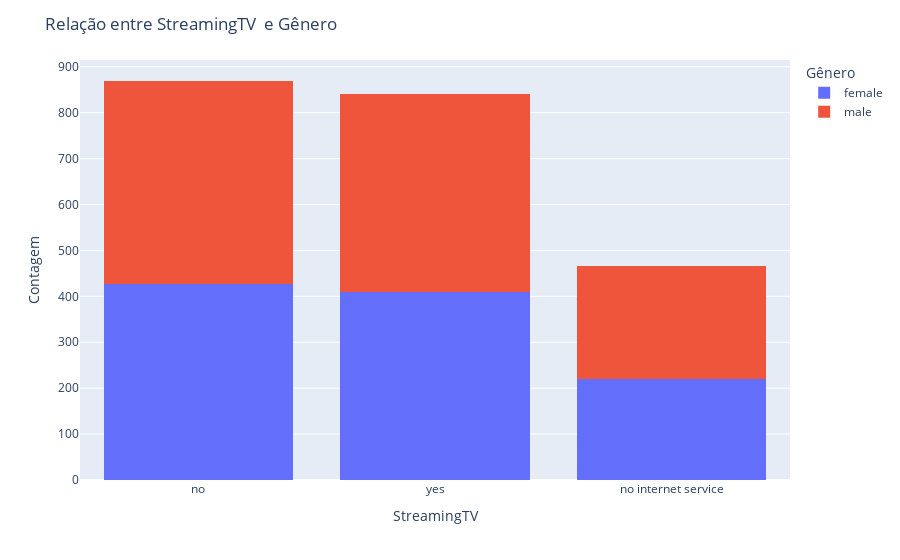

The cell this chart's notebook holds for it:
### Code cell
fig = px.histogram(df, x='StreamingTV', color='Genero', barmode='stack')

# Layout
fig.update_layout(title='Relação entre StreamingTV  e Gênero',
                  xaxis_title='StreamingTV',
                  yaxis_title='Contagem',
                  legend_title='Gênero')
fig.show()

### Figure 1 — Plotly figure (JSON) as saved in the notebook; plotly's stock layout.template omitted (floating-point values rounded to 4 significant figures; data arrays with more than 128 entries replaced by an {"elided": "..."} marker saying what was removed)
{"data": [{"alignmentgroup": "True", "bingroup": "x", "hovertemplate": "Genero=female<br>StreamingTV=%{x}<br>count=%{y}<extra></extra>", "legendgroup": "female", "marker": {"color": "#636efa", "pattern": {"shape": ""}}, "name": "female", "offsetgroup": "female", "orientation": "v", "showlegend": true, "type": "histogram", "x": {"elided": "1055 str values"}, "xaxis": "x", "yaxis": "y"}, {"alignmentgroup": "True", "bingroup": "x", "hovertemplate": "Genero=male<br>StreamingTV=%{x}<br>count=%{y}<extra></extra>", "legendgroup": "male", "marker": {"color": "#EF553B", "pattern": {"shape": ""}}, "name": "male", "offsetgroup": "male", "orientation": "v", "showlegend": true, "type": "histogram", "x": {"elided": "1120 str values"}, "xaxis": "x", "yaxis": "y"}], "layout": {"autosize": true, "barmode": "stack", "legend": {"title": {"text": "Gênero"}, "tracegroupgap": 0}, "margin": {"t": 60}, "title": {"text": "Relação entre StreamingTV  e Gênero"}, "xaxis": {"anchor": "y", "autorange": true, "domain": [0, 1], "range": [-0.5, 2.5], "title": {"text": "StreamingTV"}, "type": "category"}, "yaxis": {"anchor": "x", "autorange": true, "domain": [0, 1], "range": [0, 914.7], "title": {"text": "Contagem"}}}}
